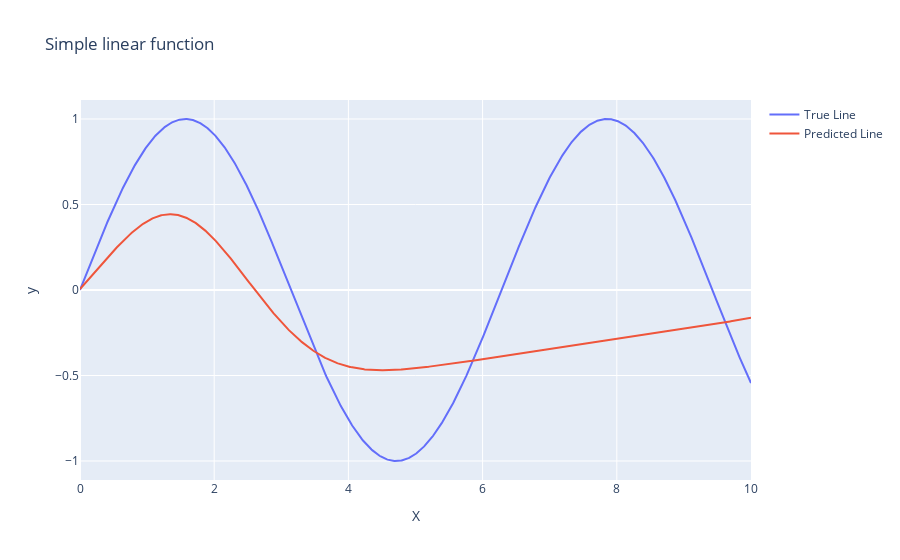
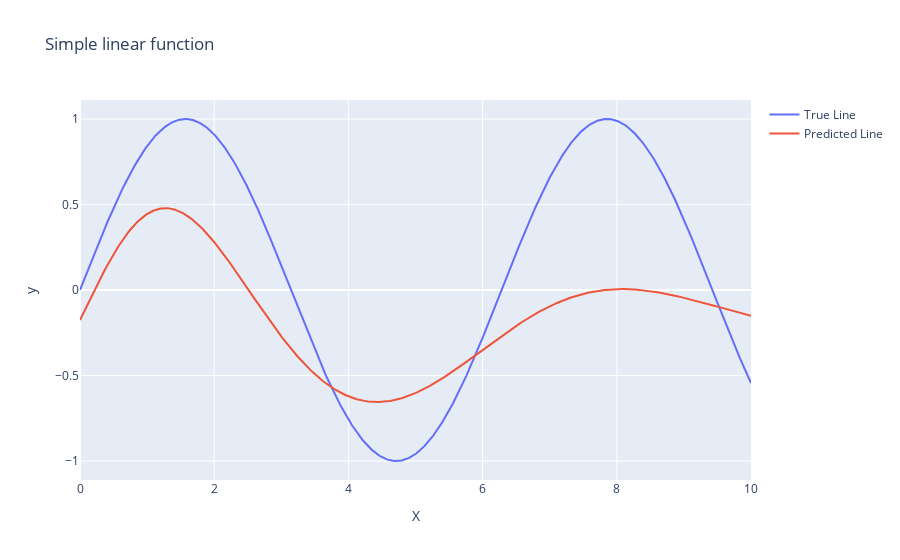
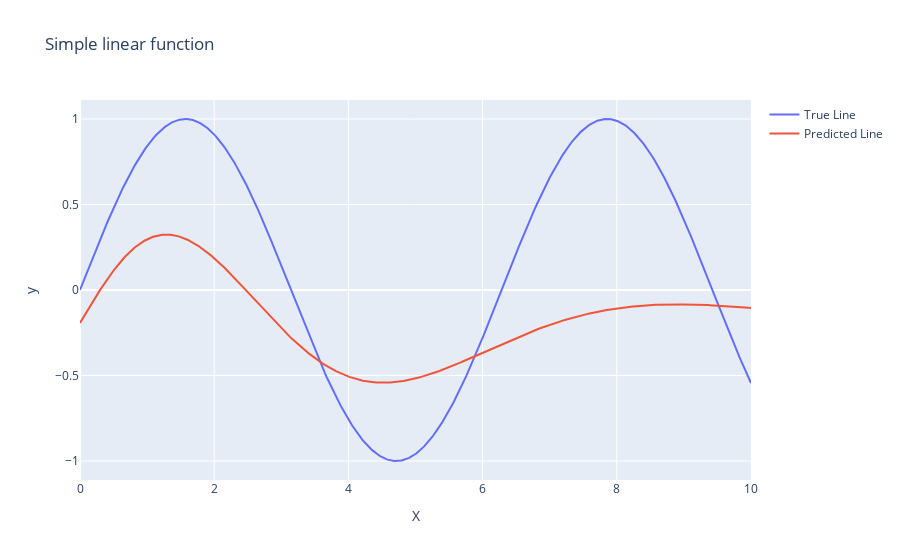
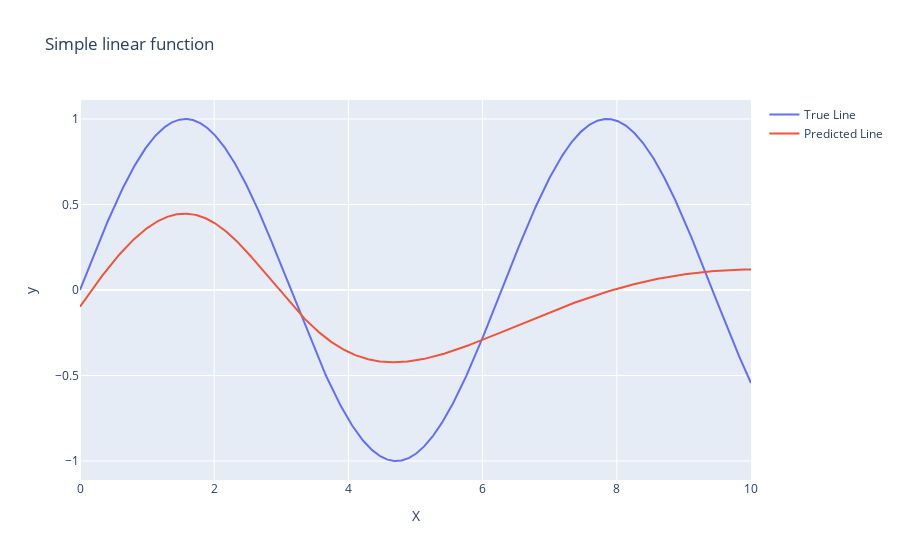

The notebook cell these images were saved under, in order:
### Code cell
for network in networks: 
    X_test = np.linspace(0, 10, 1000).reshape((1000, 1))
    y_test = np.sin(X_test)
    y_pred = network.predict(X_test / (2*np.pi))

    fig = go.Figure()
    fig.add_trace(go.Scatter(x=X_test.flatten(),
                            y=y_test.flatten(),
                            mode="lines",
                            name="True Line"))
    fig.add_trace(go.Scatter(x=X_test.flatten(),
                            y=y_pred.flatten(),
                            mode="lines",
                            name="Predicted Line"))
    fig.update_layout(
        title="Simple linear function",
        xaxis_title="X",
        yaxis_title="y"
    )
    fig.show()

### Figure 1 — Plotly figure (JSON) as saved in the notebook; plotly's stock layout.template omitted (floating-point values rounded to 4 significant figures; data arrays with more than 128 entries replaced by an {"elided": "..."} marker saying what was removed)
{"data": [{"mode": "lines", "name": "True Line", "type": "scatter", "x": {"elided": "1000 float values"}, "y": {"elided": "1000 float values"}}, {"mode": "lines", "name": "Predicted Line", "type": "scatter", "x": {"elided": "1000 float values"}, "y": {"elided": "1000 float values"}}], "layout": {"title": {"text": "Simple linear function"}, "xaxis": {"title": {"text": "X"}}, "yaxis": {"title": {"text": "y"}}}}

### Figure 2 — Plotly figure (JSON) as saved in the notebook; plotly's stock layout.template omitted (floating-point values rounded to 4 significant figures; data arrays with more than 128 entries replaced by an {"elided": "..."} marker saying what was removed)
{"data": [{"mode": "lines", "name": "True Line", "type": "scatter", "x": {"elided": "1000 float values"}, "y": {"elided": "1000 float values"}}, {"mode": "lines", "name": "Predicted Line", "type": "scatter", "x": {"elided": "1000 float values"}, "y": {"elided": "1000 float values"}}], "layout": {"title": {"text": "Simple linear function"}, "xaxis": {"title": {"text": "X"}}, "yaxis": {"title": {"text": "y"}}}}

### Figure 3 — Plotly figure (JSON) as saved in the notebook; plotly's stock layout.template omitted (floating-point values rounded to 4 significant figures; data arrays with more than 128 entries replaced by an {"elided": "..."} marker saying what was removed)
{"data": [{"mode": "lines", "name": "True Line", "type": "scatter", "x": {"elided": "1000 float values"}, "y": {"elided": "1000 float values"}}, {"mode": "lines", "name": "Predicted Line", "type": "scatter", "x": {"elided": "1000 float values"}, "y": {"elided": "1000 float values"}}], "layout": {"title": {"text": "Simple linear function"}, "xaxis": {"title": {"text": "X"}}, "yaxis": {"title": {"text": "y"}}}}

### Figure 4 — Plotly figure (JSON) as saved in the notebook; plotly's stock layout.template omitted (floating-point values rounded to 4 significant figures; data arrays with more than 128 entries replaced by an {"elided": "..."} marker saying what was removed)
{"data": [{"mode": "lines", "name": "True Line", "type": "scatter", "x": {"elided": "1000 float values"}, "y": {"elided": "1000 float values"}}, {"mode": "lines", "name": "Predicted Line", "type": "scatter", "x": {"elided": "1000 float values"}, "y": {"elided": "1000 float values"}}], "layout": {"title": {"text": "Simple linear function"}, "xaxis": {"title": {"text": "X"}}, "yaxis": {"title": {"text": "y"}}}}
